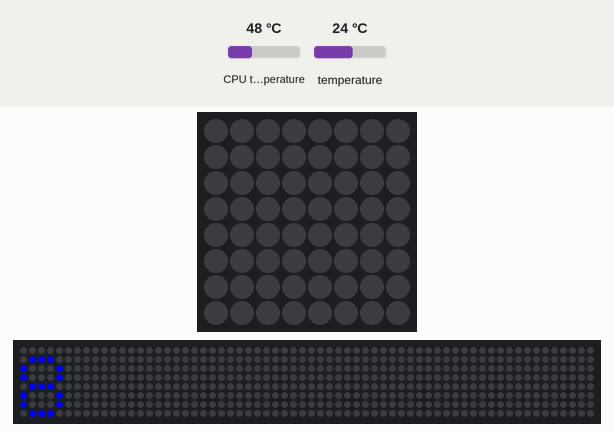
Simulated run of this program. Board: Raspberry Pi (BCM pin numbers) with a Sense HAT. On the bench: the Sense HAT's 8×8 RGB LED matrix, a strip that is not on the board, showing the scrolling text unrolled. Inputs (shaded band) come from the test bench; at power-on: CPU temperature 48 °C, temperature 24 °C. The 64×8 strip is a reading aid, not a part: it shows the text the matrix is scrolling, unrolled, one strip-width of it at a time; the clock reads 2024-03-15 10:24:30 at power-on unless the program sets it.

Above: at 1.4 s.
2.7 s: CPU temperature set to 31 °C
At 11.62 s:
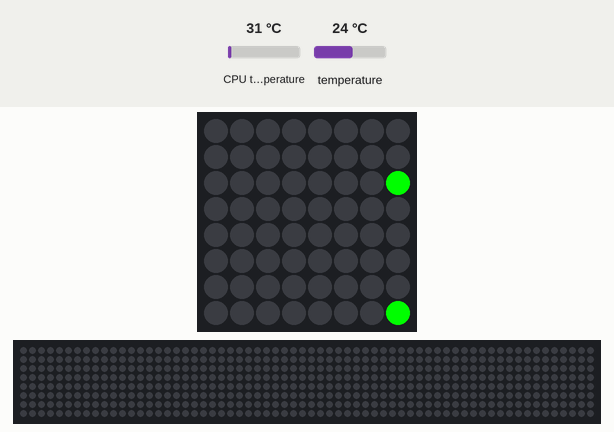
13.3 s: temperature set to 12 °C
At 21.62 s:
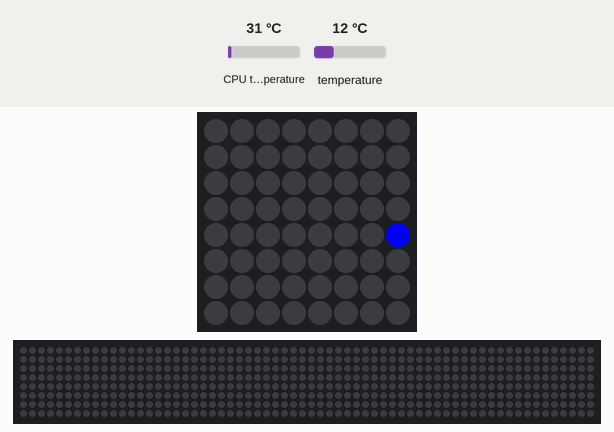
23.3 s: temperature set to 28 °C
At 31.62 s:
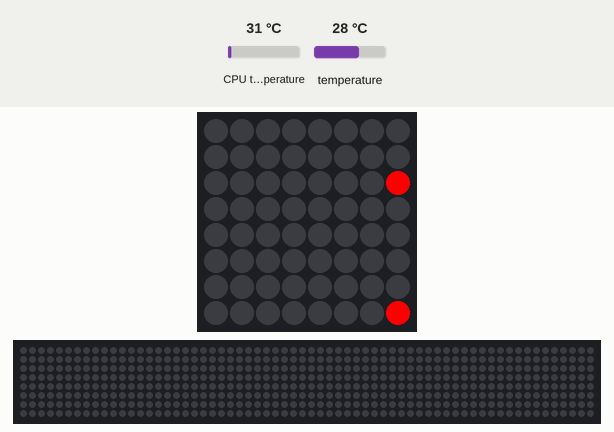
Timing chart, 0 to 33.1 s (numbered marks = the images above; inputs shaded):
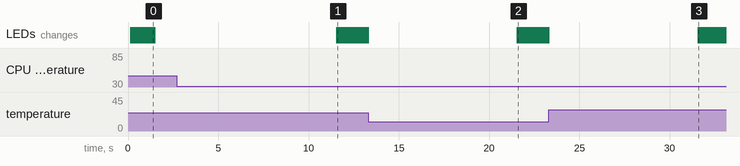

The program:

monitorAndDisplay.py
```python
from sense_hat import SenseHat
import json
import os
import time


class MonitorAndDisplay:

    def __init__(self):
        self.sense_hat = SenseHat()

        # here we check if the json file is in a correct format exception is thrown otherwise
        self.config_data = self.check_json('config.json')

    def display_temp(self,temp):
        if temp < self.config_data["cold_max"]:
            self.sense_hat.show_message(str(temp), text_colour = MonitorAndDisplay.blue)
        elif temp in range(self.config_data["comfortable_min"], self.config_data["comfortable_max"]):
            self.sense_hat.show_message(str(temp), text_colour = MonitorAndDisplay.green)
        elif temp > self.config_data["hot_min"]:
            self.sense_hat.show_message(str(temp), text_colour = MonitorAndDisplay.red)

    def check_json (self,json_file):

        incorrect_file = False
        cold_max = "cold_max"
        comfortable_min = "comfortable_min"
        comfortable_max = "comfortable_max"
        hot_min = "hot_min"

        with open(json_file) as file:
            config_data = json.load(file)

        #check if the json file is not empty
        if os.stat(json_file).st_size == 0:
            incorrect_file = True

        # check if we can obtain the valid figures
        if cold_max not in config_data:
            incorrect_file = True
        if comfortable_min not in config_data:
            incorrect_file = True
        if comfortable_max  not in config_data:
            incorrect_file = True
        if  hot_min not in config_data:
            incorrect_file = True

        if incorrect_file:
            raise Exception('json file is incorrect')

        else:
            return config_data


    def get_temp(self):
        cpu_temp = self.get_cpu_temp()
        temp_hum = self.sense_hat.get_temperature_from_humidity()
        temp_press = self.sense_hat.get_temperature_from_pressure()

        #get a median temperature
        temp = (temp_hum + temp_press) / 2
        #remove cpu temp for better room temperature reading
        calibrated_temp = temp - ((cpu_temp - temp) / 1.5)

        return int(round(calibrated_temp))

    def current_temp(self,interval_to_check):
        self.display_temp(self.get_temp())

        old_time = time.time()
        temp = self.get_temp()

        while True:
            #if the current time is greater then the interval to check (10 seconds)
            if time.time() - old_time > interval_to_check:
                old_time = time.time()
                self.display_temp(self.get_temp())


    # Get CPU temperature.
    def get_cpu_temp(self):
        res = os.popen("vcgencmd measure_temp").readline()
        return float(res.replace("temp=","").replace("'C\n",""))


    blue = (0, 0, 255)
    green = (0, 255, 0)
    red = (255, 0, 0)


MonitorAndDisplay().current_temp(10)
```

Measured:
- after the input at 2.7 s, the LEDs: change after 8.9 s (image 1)
- after the input at 13.3 s, the LEDs: change after 8.3 s (image 2)
- after the input at 23.3 s, the LEDs: change after 8.3 s (image 3)
